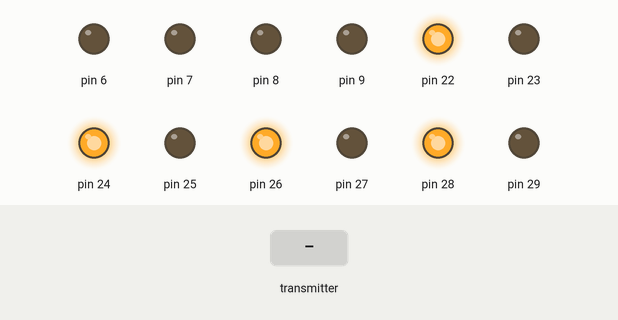
Bench run of a sketch on a simulated Arduino Mega 2560, built with avr-gcc and run on an emulated ATmega2560. Shown: output pins drawn as LEDs (lit = HIGH). Inputs (shaded band) come from the test bench. No radio packets arrive unless stated; what the sketch prints to the serial monitor is not drawn.

Above: at 1.2 s.
1.3 s: the transmitter starts sending speed = 256
At 2.5 s:
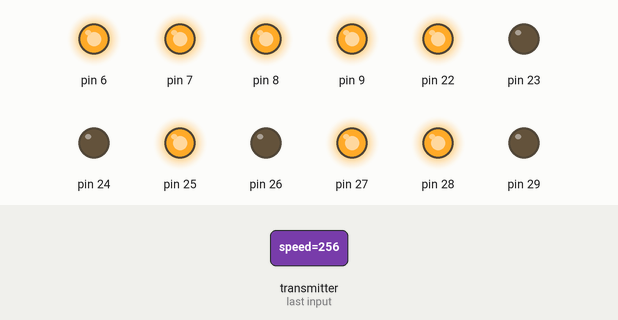
2.8 s: the transmitter starts sending angle = 45
At 3.6 s:
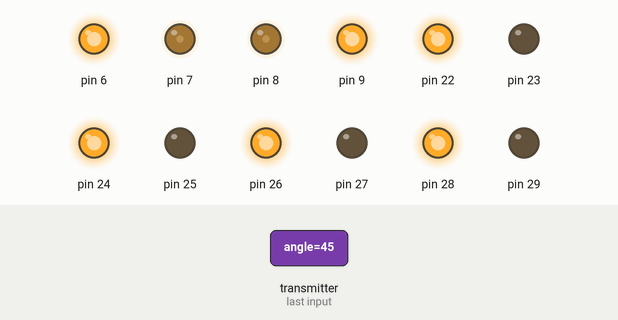
4.3 s: the transmitter starts sending rotation = 256
At 4.7 s:
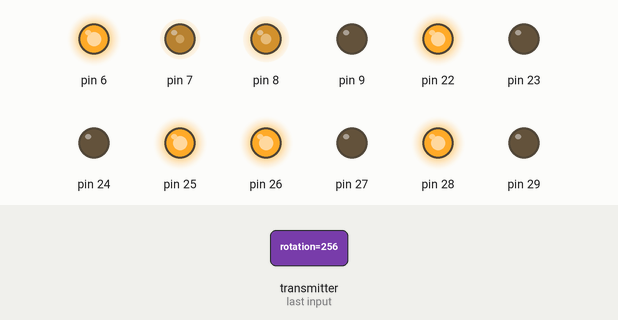
5.8 s: the transmitter starts sending speed = 0
At 7.0 s:
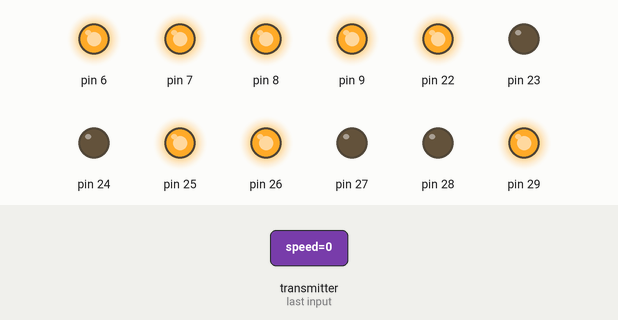
7.3 s: the transmitter starts sending speed = 512
At 8.3 s:
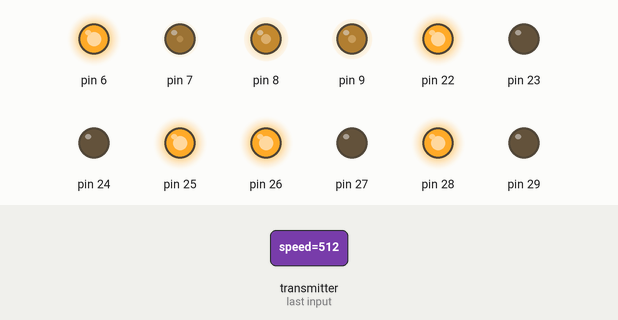
8.8 s: the transmitter starts sending angle = 0
At 9.3 s:
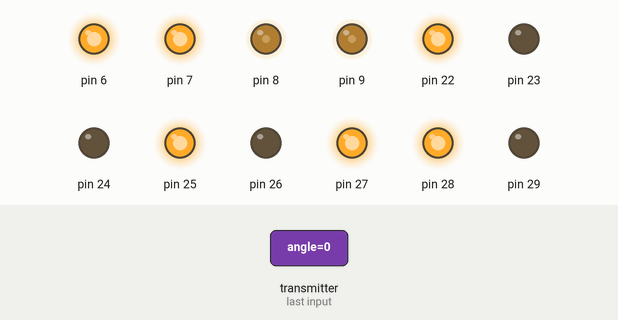
Timing chart, 0 to 11.3 s (numbered marks = the images above; inputs shaded):
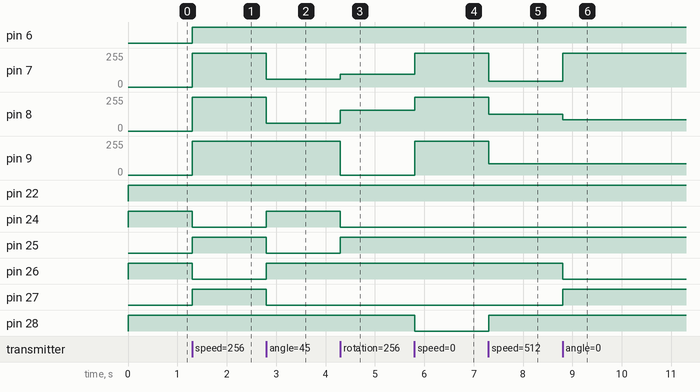

Measured:
- after the input at 1.3 s, pin 6, pin 25, pin 27: LOW → HIGH at once; pin 7–9: 0/255 → 255/255 at once; pin 24, pin 26: HIGH → LOW at once
- after the input at 2.8 s, pin 7, pin 8: 255/255 → 60/255 at once; pin 24, pin 26: LOW → HIGH at once; pin 25, pin 27: HIGH → LOW at once
- after the input at 4.3 s, pin 7: 60/255 → 97/255 at once; pin 8: 60/255 → 157/255 at once; pin 9: 255/255 → 0/255 at once; pin 24: HIGH → LOW at once; pin 25: LOW → HIGH at once
- after the input at 5.8 s, pin 7: 97/255 → 255/255 at once; pin 8: 157/255 → 255/255 at once; pin 9: 0/255 → 255/255 at once; pin 28: HIGH → LOW at once; pin 29: LOW → HIGH at once
- after the input at 7.3 s, pin 7: 255/255 → 44/255 at once; pin 8: 255/255 → 125/255 at once; pin 9: 255/255 → 85/255 at once; pin 28: LOW → HIGH at once; pin 29: HIGH → LOW at once
- after the input at 8.8 s, pin 7: 44/255 → 255/255 at once; pin 8: 125/255 → 85/255 at once; pin 26: HIGH → LOW at once; pin 27: LOW → HIGH at once

The sketch:

car-mega.ino
```cpp
#include <SPI.h>
#include <nRF24L01.h>
#include <RF24.h>

#define CE 48
#define CSN 49

const byte address[7] = "123456";

RF24 radio(CE, CSN);

//package
struct {
  int speed = 0;
  double angle = 0;
  int rotation = 0;
} data;

//used for debug if necessary
bool newData = false;

void read();
void write();

void setup() {
  Serial.begin(9600);

  //direction pins
  DDRA |= 0b11111111;
  //pwm pins
  DDRH |= (1 << DDH3) | (1 << DDH4) | (1 << DDH5) | (1 << DDH6);

  radio.begin();
  radio.setDataRate(RF24_250KBPS);
  radio.openReadingPipe(1, address);
  radio.startListening();
}

void loop() {
  read();
  write();
}

void read() {
  if (radio.available()) {
    radio.read(&data, sizeof(data));
    newData = true;
  }
}

void write() {
  double sinb = sin(data.angle - PI / 4);
  double cosb = cos(data.angle - PI / 4);
  double maxb = max(abs(sinb), abs(cosb));

  double leftFront, rightFront, leftRear, rightRear;

  //calculate speed
  leftFront = data.speed * cosb / maxb + data.rotation;
  rightFront = data.speed * sinb / maxb - data.rotation;
  leftRear = data.speed * sinb / maxb + data.rotation;
  rightRear = data.speed * cosb / maxb - data.rotation;

  //tone it down if translating and roatating
  if ((data.speed + abs(data.rotation)) > 255) {
    leftFront = 255 * (leftFront / (data.speed + data.rotation));
    rightFront = 255 * (rightFront / (data.speed + data.rotation)) ;
    leftRear = 255 * (leftRear / (data.speed + data.rotation));
    rightRear = 255 * (rightRear / (data.speed + data.rotation));
  }

  //set direction
  digitalWrite(22, leftFront >= 0);
  digitalWrite(23, leftFront < 0);
  digitalWrite(24, rightFront >= 0);
  digitalWrite(25, rightFront < 0);
  digitalWrite(26, leftRear >= 0);
  digitalWrite(27, leftRear < 0);
  digitalWrite(28, rightRear >= 0);
  digitalWrite(29, rightRear < 0);

  //set speed
  analogWrite(6, abs((int)leftFront));
  analogWrite(7, abs((int)rightFront));
  analogWrite(8, abs((int)leftRear));
  analogWrite(9, abs((int)rightRear));

  Serial.println(newData);
  newData = false;
}
```
